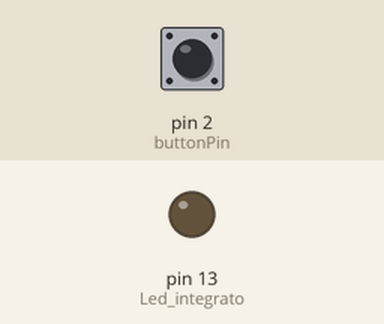
Bench run of a sketch on a simulated Arduino Uno, built with avr-gcc and run on an emulated ATmega328P. On the bench: output pins drawn as LEDs (lit = HIGH). The inputs (shaded band) are chosen by the test bench; at power-on: pin 2 (buttonPin) LOW.

Above: at 1.2 s.
1.3 s: pin 2 (buttonPin) pulled HIGH for 0.15 s
At 1.37 s:
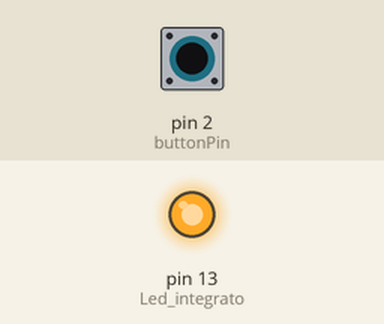
2.9 s: pin 2 (buttonPin) pulled HIGH for 3.2 s
At 7.4 s:
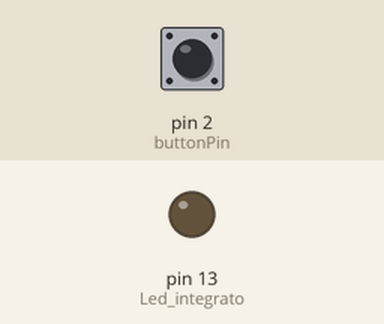
Timing chart, 0 to 8.9 s (numbered marks = the images above; inputs shaded):
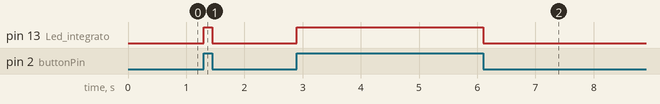

Measured:
- after the input at 1.3 s, pin 13 (Led_integrato): LOW → HIGH at once, → LOW 0.15 s later
- after the input at 2.9 s, pin 13 (Led_integrato): LOW → HIGH at once, → LOW 3.2 s later

The sketch:

Bottone.ino
```cpp
const int buttonPin = 2;  // the number of the pushbutton pin
int buttonState = 0;  // variable for reading the pushbutton status

void setup() {
  pinMode(LED_BUILTIN, OUTPUT); //Led integrato
  pinMode(buttonPin, INPUT); //Bottone
}

void loop() {

  buttonState = digitalRead(buttonPin);
   if (buttonState == HIGH) {
    digitalWrite(LED_BUILTIN, HIGH);
  } else {
    digitalWrite(LED_BUILTIN, LOW);
  }
}
```
